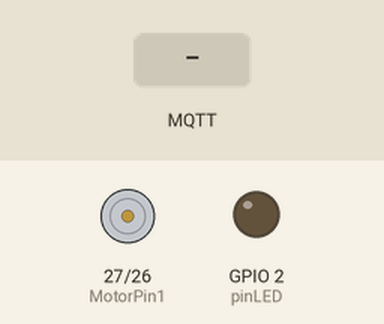
A sketch run on a simulated ESP32. On the bench: motor-driver pin pairs drawn as motors (green arrow = first pin HIGH = forward, orange = second pin HIGH = backward, longer = more drive, scaled by the enable pin), output pins drawn as LEDs (lit = HIGH). The inputs (shaded band) are chosen by the test bench. WiFi joins after 1.5 s; servers stay silent unless stated; no MQTT or app messages arrive unless stated; what the sketch prints to the serial monitor is not drawn.

Above: at 3.2 s.
3.3 s: MQTT message "1" arrives on the first subscribed topic
At 4.0 s:
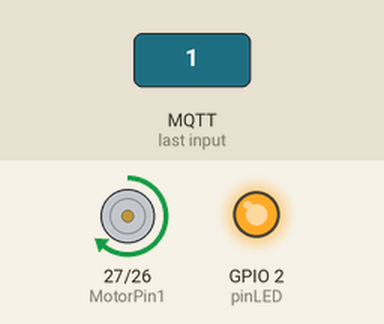
4.8 s: MQTT message "0" arrives on the first subscribed topic
At 5.1 s:
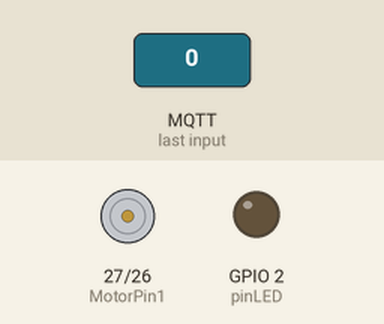
Timing chart, 0 to 7.8 s (numbered marks = the images above; inputs shaded):
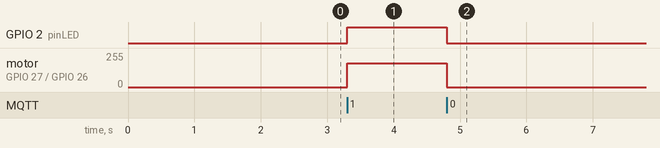

Measured:
- after the input at 3.3 s, GPIO 2 (pinLED): LOW → HIGH at once; motor on GPIO 27 (MotorPin1) / GPIO 26 (MotorPin2): stopped → forward 179/255 at once
- after the input at 4.8 s, GPIO 2 (pinLED): HIGH → LOW at once; motor on GPIO 27 (MotorPin1) / GPIO 26 (MotorPin2): forward 179/255 → stopped at once

The sketch:

On_Off_MQTT_Motor.ino
```cpp
#include <WiFi.h>
#include <PubSubClient.h>

const int MotorPin1 = 27;
const int MotorPin2 = 26;
const int PWMPin = 12;
const int pinLED  = 2;
const int PWMChannel = 0;
const int PWMResolution = 8;
const int Baud = 115200;
const int Frequency = 30000;

int motorSpeed = 180;

char* SSID = "765";
char* Password = "12345678";
char* MQTTServer = "10.143.106.234";
int MQTTPort = 1883;

WiFiClient espClient;
PubSubClient client(espClient);

void ConnectWifi()
{
  WiFi.mode(WIFI_STA);
  WiFi.begin(SSID, Password);

  Serial.print("Connecting WIFI");
  while (WiFi.status() != WL_CONNECTED) {
    Serial.print(".");
    delay(1000);
  }
}

void CallBack(char* Topic, byte* payload, unsigned int length)
{
  Serial.println("Message arrived [" + (String)Topic + "]");

  String Message = "";
  float TuningValue = 0;
  for (int index = 0; index < length; index++) {
    Message += (char)payload[index];
  }

  Message.trim();

  if (Message == "1")  {
    Serial.println("MOTOR ON");

    digitalWrite(MotorPin1, HIGH);
    digitalWrite(MotorPin2, LOW);
    ledcWrite(PWMChannel, motorSpeed);
    digitalWrite(pinLED, HIGH);
  }

  if (Message == "0") {
    Serial.println("MOTOR OFF");

    digitalWrite(MotorPin1, LOW);
    digitalWrite(MotorPin2, LOW);
    ledcWrite(PWMChannel, 0);
    digitalWrite(pinLED, LOW);
  }
}

void ReconnectServer()
{
  while(!client.connected()) {
    String ClientID = "ESP32ClientKanov765";
    Serial.println("Client Connecting");

    if (client.connect(ClientID.c_str())) {
      Serial.println(">>> BERHASIL TERHUBUNG KE MOSQUITTO! <<<");
      client.subscribe("MotorSwitch");
    }
    else {
      Serial.print("GAGAL KONEK. State Error = ");
      Serial.println(client.state());
      delay(1000);
    }
  }
}

void setup() {
  Serial.begin(Baud);

  ConnectWifi();

  client.setServer(MQTTServer, MQTTPort);
  client.setCallback(CallBack);

  pinMode(MotorPin1, OUTPUT);
  pinMode(MotorPin2, OUTPUT);
  pinMode(pinLED, OUTPUT);

  digitalWrite(MotorPin1, LOW);
  digitalWrite(MotorPin2, LOW);

  ledcSetup(PWMChannel, Frequency, PWMResolution);
  ledcAttachPin(PWMPin, PWMChannel);

}

void loop() {
  if (!client.connected()) {
    ReconnectServer();
  }

  client.loop();
}
```
